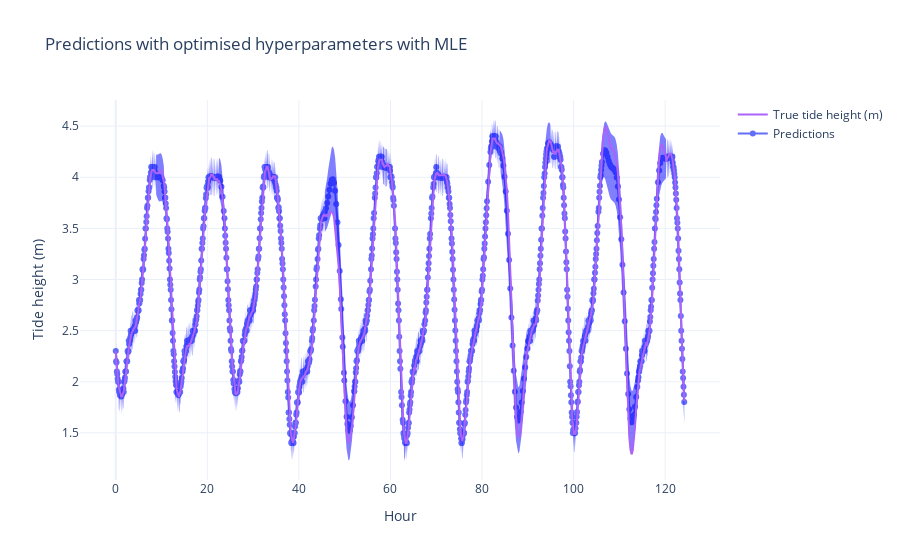

Notebook source saved alongside this figure:
### Code cell
fig = plot_gp(x, mean, np.diag(cov)**0.5)
fig.add_trace(
    go.Scatter(x=x, y=data["True tide height (m)"], name="True tide height (m)")
)
fig.update_layout(xaxis_title='Hour', yaxis_title='Tide height (m)', title='Predictions with optimised hyperparameters with MLE')

### Figure 1 — Plotly figure (JSON) as saved in the notebook; plotly's stock layout.template omitted (floating-point values rounded to 4 significant figures; data arrays with more than 128 entries replaced by an {"elided": "..."} marker saying what was removed)
{"data": [{"mode": "markers+lines", "name": "Predictions", "type": "scatter", "x": {"elided": "1258 float values"}, "y": {"elided": "1258 float values"}}, {"line": {"color": "blue", "width": 0}, "showlegend": false, "type": "scatter", "x": {"elided": "1258 float values"}, "y": {"elided": "1258 float values"}}, {"fill": "tonexty", "line": {"color": "blue", "width": 0}, "showlegend": false, "type": "scatter", "x": {"elided": "1258 float values"}, "y": {"elided": "1258 float values"}}, {"name": "True tide height (m)", "type": "scatter", "x": {"elided": "1258 float values"}, "y": {"elided": "1258 float values"}}], "layout": {"title": {"text": "Predictions with optimised hyperparameters with MLE"}, "xaxis": {"title": {"text": "Hour"}}, "yaxis": {"title": {"text": "Tide height (m)"}}}}
